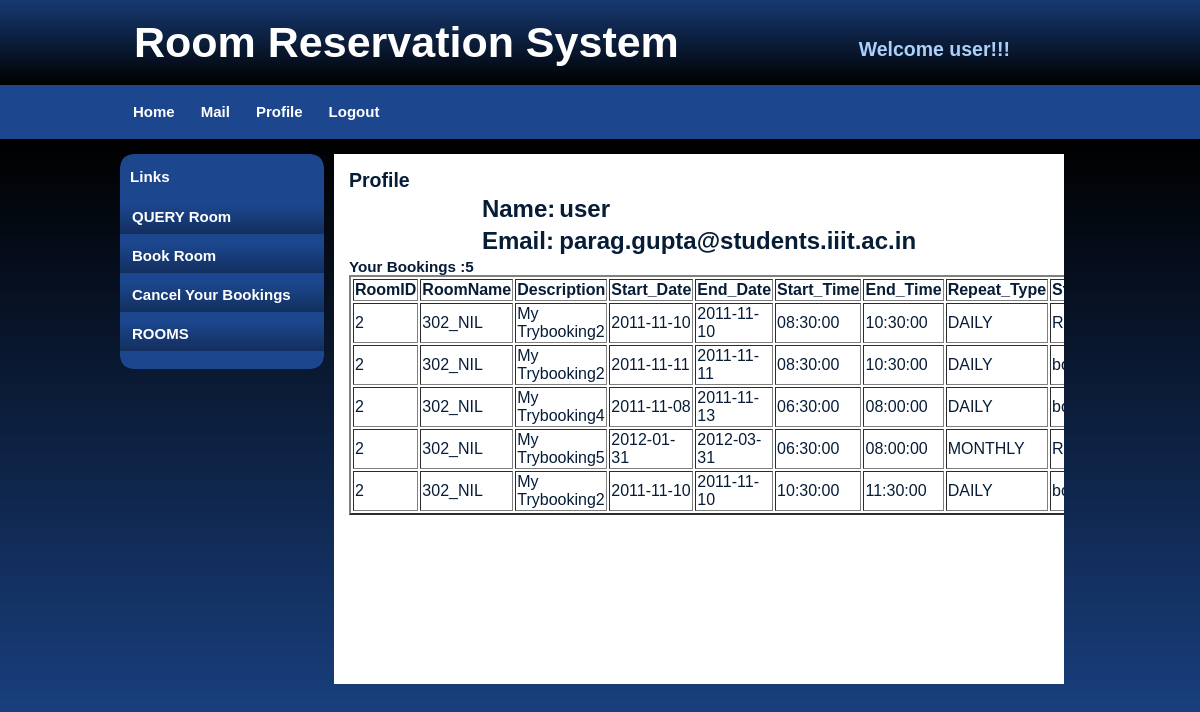
The app's page /profile.php (signed in) with its own data.
### tables this page shows
CREATE TABLE `User` (
  `userId` int(11) NOT NULL AUTO_INCREMENT,
  `name` varchar(30) NOT NULL,
  `password` varchar(100) NOT NULL,
  `email` varchar(50) NOT NULL,
  `level` int(11) NOT NULL DEFAULT '0',
  PRIMARY KEY (`userId`)
);

CREATE TABLE `Booking` (
  `user` int(11) NOT NULL,
  `confirmedBy` int(11) NOT NULL,
  `madeAt` time NOT NULL,
  `madeOn` date NOT NULL,
  `roomId` int(11) NOT NULL,
  `status` int(11) NOT NULL DEFAULT '0',
  `description` varchar(300) DEFAULT NULL,
  `Start_Date` date NOT NULL DEFAULT '0000-00-00',
  `End_Date` date NOT NULL DEFAULT '0000-00-00',
  `Start_Time` varchar(10) NOT NULL DEFAULT '00:00:00',
  `End_Time` time NOT NULL DEFAULT '00:00:00',
  `Repeat_Type` char(9) NOT NULL DEFAULT 'None',
  `booking_id` int(11) NOT NULL AUTO_INCREMENT,
  PRIMARY KEY (`booking_id`),
  UNIQUE KEY `booking_id` (`booking_id`),
  KEY `user` (`user`),
  KEY `confirmedBy` (`confirmedBy`)
);

CREATE TABLE `Room` (
  `roomId` int(11) NOT NULL AUTO_INCREMENT,
  `roomName` varchar(8) NOT NULL,
  `buildingName` int(11) NOT NULL,
  `blockName` int(11) NOT NULL,
  `description` varchar(255) DEFAULT NULL,
  `Capacity` int(11) NOT NULL DEFAULT '0',
  PRIMARY KEY (`roomId`),
  UNIQUE KEY `roomName` (`roomName`),
  KEY `building` (`buildingName`),
  KEY `block` (`blockName`)
);

### essential.php (called while the page is built, shortened)
<?php
$con = 0;
function execute($q){
	GLOBAL $con;
	$r = mysql_query($q,$con);
	if(!$r){
		die("Cannot execute the query".$q);
	}
	else{
		return $r;
	}
}
?>

### profile.php (the view, shortened to what this page needs)
<?php include "essential.php";
$query1="select * from User where name = '".$_SESSION['user']."';";
$result1=execute($query1);
$result1=mysql_fetch_assoc($result1);
$id=$result1['userId'];
$query2="select * from Booking where user = ".$id.";";
$result2=execute($query2);
$count=mysql_num_rows($result2);
echo"<html>
	<head>
	<link type='text/css' rel='stylesheet' href='static/slickblue/style.css'/>
	</head><body>
	<div id = 'container'>
                <div id = 'header'>
                <h1>Room Reservation System</h1>
                <h2>Welcome " . $_SESSION['user'] . "!!!</h2>
                </div>
                <div id='menu'>
                <ul>
                <li class='menuitem'><a href='#'>Home</a></li>
                <li class='menuitem'><a href='mail.php'>Mail</a></li>
                <li class='menuitem'><a href='profile.php'>Profile</a></li>
                <li class ='menuitem'><a href='logout.php'>Logout</a></li>
                </ul>
                </div>";
 echo "
                <div id = 'leftmenu'>
                 <div id='leftmenu_top'></div>
                <div id ='leftmenu_main'>
                <h3>Links</h3>
                <ul>";
        if ($_SESSION['level'] == 0){
                echo"
                        <li><a href='queryroom4.php' > QUERY Room </a></li>
                        <li><a href='bookroom.php' > Book Room </a></li>
                        <li><a href='cancelbook.php' > Cancel Your Bookings </a></li>
                        <li><a href ='rooms.php' >ROOMS</a></li>
                        ";
        }
                echo"
                </ul>
                </div>
                <div id='leftmenu_bottom'></div>
                </div>
                <div id='content'>
                <div id = 'content_top'></div>
                <div id = 'content_main'>
                <h2 class='center'> Profile </h2>
                ";
echo "
	<table><tr><td><h2>Name: </h2></td>
			<td><h2>".$result1['name']."</h2></td></tr>
		<tr><td><h2>Email: </h2></td>
			<td><h2>".$result1['email']."</h2></td></tr>
	</table>
		<h3>Your Bookings :".$count."</h3>";
		echo"
		<TABLE BORDER=2 class='center' >
		<tr><th>RoomID</th>
		<th>RoomName</th>
		<th>Description</th>
		<th>Start_Date</th>
		<th>End_Date</th>
		<th>Start_Time</th>
		<th>End_Time</th>
		<th>Repeat_Type</th>
		<th>Status</th>
		</tr>";
		while($row=mysql_fetch_assoc($result2)){
			echo "<tr><td><font face = 'Arial, Helvetica, sans-serif'>";
			echo $row['roomId'];
			$rowname=$row['roomId'];
			$query3="select roomName from Room where roomId = ".$rowname.";";
			$result3=execute($query3);
			$result3=mysql_fetch_assoc($result3);
			echo "</font></td>
				<td><font face = 'Arial, Helvetica, sans-serif'>";
			echo $result3['roomName'];
			echo "</font></td>
				<td><font face = 'Arial, Helvetica, sans-serif'>";
			echo $row['description'];
			echo "</font></td>
				<td><font face = 'Arial, Helvetica, sans-serif'>";
			echo $row['Start_Date'];
			echo "</font></td>
				<td><font face = 'Arial, Helvetica, sans-serif'>";
			echo $row['End_Date'];
			echo "</font></td>
				<td><font face = 'Arial, Helvetica, sans-serif'>";
			echo $row['Start_Time'];
			echo "</font></td>
				<td><font face = 'Arial, Helvetica, sans-serif'>";
			echo $row['End_Time'];
			echo "</font></td>
				<td><font face = 'Arial, Helvetica, sans-serif'>";
			echo $row['Repeat_Type'];
			echo "</font></td>
				<td><font face = 'Arial, Helvetica, sans-serif'>";
			if($row['status']=='1') echo "booked";
			else echo "Requested";
			echo "</font></td>
				</tr>";
		}
	echo"</table>
		</body>
		</html>";
?>

### records on screen
user: name "user", email "parag.gupta@students.iiit.ac.in"
booking: roomId "2", roomId.roomName "302_NIL", description "My Trybooking2", Start_Date "2011-11-10", End_Date "2011-11-10", Start_Time "08:30:00", End_Time "10:30:00", Repeat_Type "DAILY", status "Requested"
booking: roomId "2", roomId.roomName "302_NIL", description "My Trybooking2", Start_Date "2011-11-11", End_Date "2011-11-11", Start_Time "08:30:00", End_Time "10:30:00", Repeat_Type "DAILY", status "booked"
booking: roomId "2", roomId.roomName "302_NIL", description "My Trybooking4", Start_Date "2011-11-08", End_Date "2011-11-13", Start_Time "06:30:00", End_Time "08:00:00", Repeat_Type "DAILY", status "booked"
booking: roomId "2", roomId.roomName "302_NIL", description "My Trybooking5", Start_Date "2012-01-31", End_Date "2012-03-31", Start_Time "06:30:00", End_Time "08:00:00", Repeat_Type "MONTHLY", status "Requested"
booking: roomId "2", roomId.roomName "302_NIL", description "My Trybooking2", Start_Date "2011-11-10", End_Date "2011-11-10", Start_Time "10:30:00", End_Time "11:30:00", Repeat_Type "DAILY", status "booked"

### other values on screen
$_SESSION['user'] "user"
$count "5"
